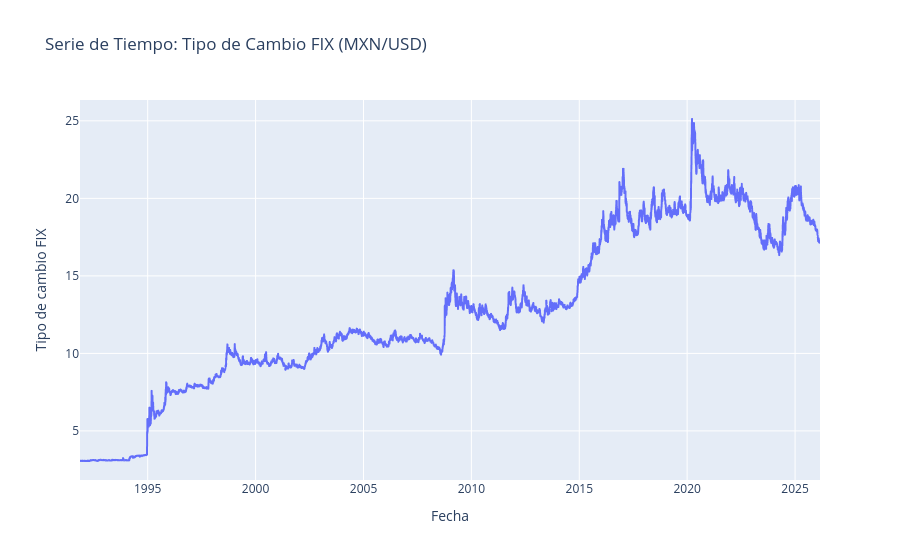

Here is the notebook cell this chart was saved with:
### Markdown cell above
<h2 style="color:#1f77b4;">Visualizacion</h2>

### Code cell
fig = px.line(
    df,
    x=df.index,
    y="dato",
    title="Serie de Tiempo: Tipo de Cambio FIX (MXN/USD)"
)

fig.update_layout(
    xaxis_title="Fecha",
    yaxis_title="Tipo de cambio FIX",
)

fig.show()

### Figure 1 — Plotly figure (JSON) as saved in the notebook; plotly's stock layout.template omitted (floating-point values rounded to 4 significant figures; data arrays with more than 128 entries replaced by an {"elided": "..."} marker saying what was removed)
{"data": [{"hovertemplate": "fecha=%{x}<br>dato=%{y}<extra></extra>", "legendgroup": "", "line": {"color": "#636efa", "dash": "solid"}, "marker": {"symbol": "circle"}, "mode": "lines", "name": "", "showlegend": false, "type": "scattergl", "x": {"elided": "8620 str values"}, "xaxis": "x", "y": {"elided": "8620 float values"}, "yaxis": "y"}], "layout": {"legend": {"tracegroupgap": 0}, "title": {"text": "Serie de Tiempo: Tipo de Cambio FIX (MXN/USD)"}, "xaxis": {"anchor": "y", "domain": [0, 1], "title": {"text": "Fecha"}}, "yaxis": {"anchor": "x", "domain": [0, 1], "title": {"text": "Tipo de cambio FIX"}}}}
